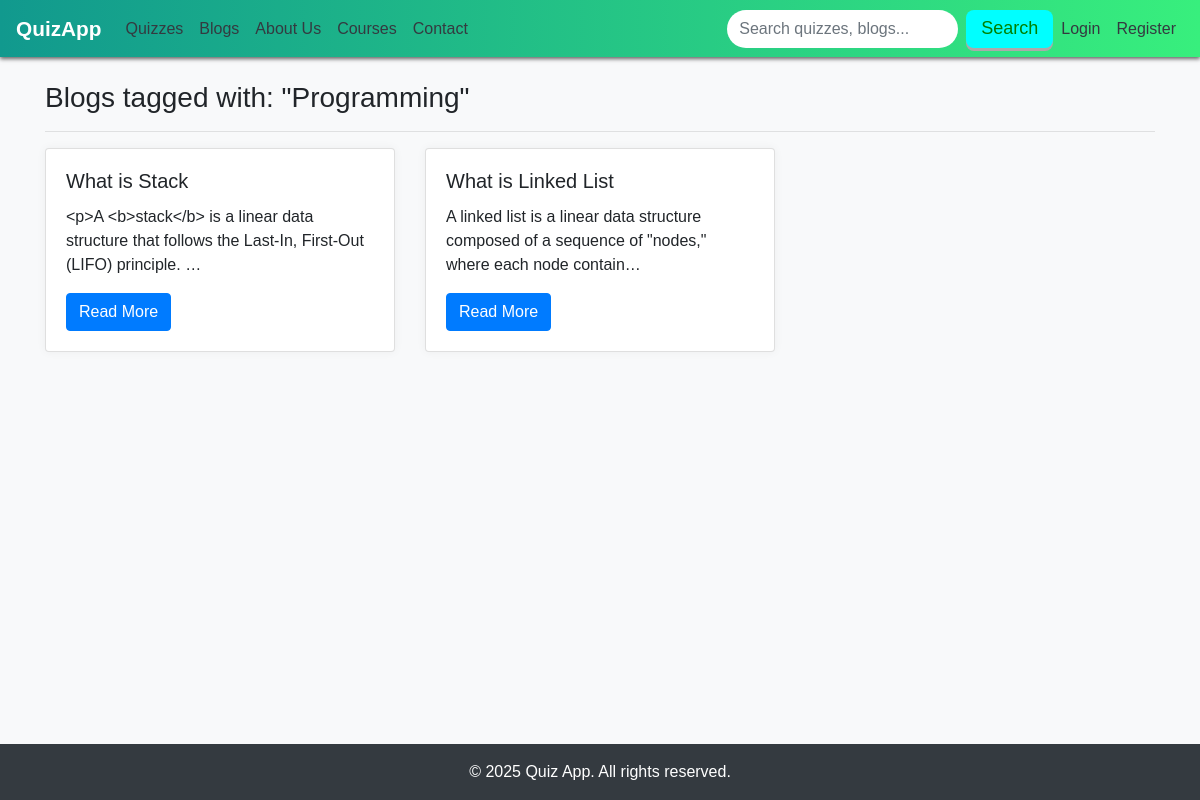
Screenshot of /blogs/tag/Programming/ with the database file from the repository.
### core/models.py (models this page shows, shortened)
class Tag(models.Model):
    name = models.CharField(max_length=50, unique=True)

class Blog(models.Model):
    title = models.CharField(max_length=200)
    summary = models.TextField()
    content = models.TextField()
    image = models.ImageField(upload_to='blogs/', blank=True, null=True)
    created_at = models.DateTimeField(default=timezone.now)
    tags = models.ManyToManyField(Tag, related_name='blogs', blank=True)
    author = models.ForeignKey(User, on_delete=models.CASCADE, related_name='blogs', default = 1)
    updated_at = models.DateTimeField(auto_now=True)

### core/views.py (the view)
# urls.py: path('blogs/tag/<str:tag_name>/', views.blogs_by_tag, name='blogs_by_tag'),
def blogs_by_tag(request, tag_name):
    tag = get_object_or_404(Tag, name=tag_name)
    blogs = tag.blogs.all().order_by('-created_at')
    return render(request, 'core/blogs_by_tag.html', {'tag': tag, 'blogs': blogs})

### templates/core/blogs_by_tag.html
{% extends 'core/base.html' %}
{% block content %}
<h3>Blogs tagged with: "{{ tag.name }}"</h3>
<hr>
<div class="row">
  {% for blog in blogs %}
    <div class="col-md-4">
      <div class="card mb-4">
        <div class="card-body">
          <h5 class="card-title">{{ blog.title }}</h5>
          <p class="card-text">{{ blog.content|truncatechars:100 }}</p>
          <a href="{% url 'blog_detail' blog.id %}" class="btn btn-primary">Read More</a>
        </div>
      </div>
    </div>
  {% empty %}
    <p>No blogs found with this tag.</p>
  {% endfor %}
</div>
{% endblock %}

### static/css/style.css (style rules this page uses)
body { font-family: 'Segoe UI', sans-serif; }

### static/core/style.css (style rules this page uses)
.card { box-shadow: 0 0 10px rgba(0,0,0,0.05); }
html, body { height: 100%; margin: 0; display: flex; flex-direction: column; }
body { font-family: Arial, sans-serif; background-color: #f8f9fa; }

### rows the page displays
Tag: name "Programming"
Blog: title "What is Stack", content "<p>A <b>stack</b> is a linear data structure that follows the Last-In, First-Out (LIFO) principle. …"
Blog: title "What is Linked List", content "A linked list is a linear data structure composed of a sequence of \"nodes,\" where each node contain…"
